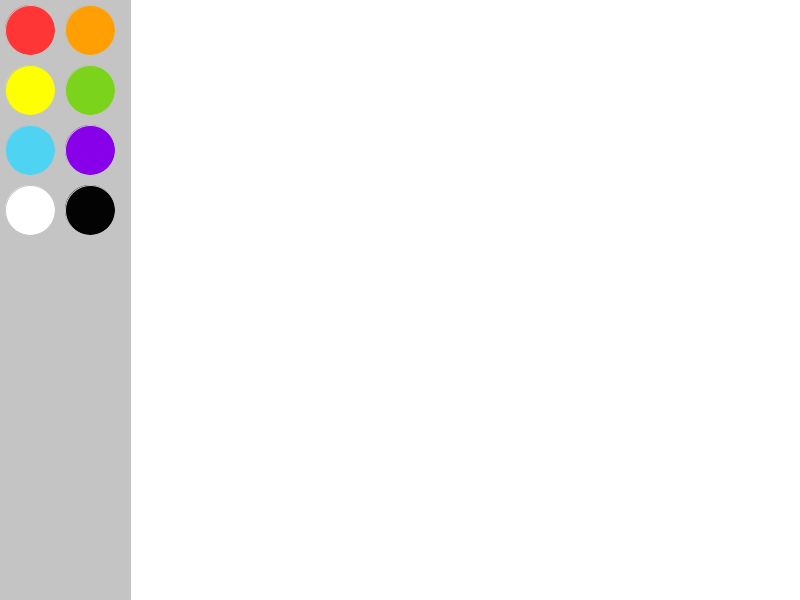
Frame 1 (no input)
Frame 60 (the mouse pressed at the canvas centre just before this capture): identical to frame 1, image omitted
Frame 120 (the mouse held since frame 60 and released just before this capture): identical to frame 1, image omitted

The Processing sketch that drew this single still picture (run headless with seeded random() and noise(); from frame 60 on, the mouse is pressed at the canvas centre):

// Processing sketch: PAINT_APP_ANI
// ── PAINT_APP_ANI.pde
//Emma Lee
//March 7
//Paint App

//pallette of colors

color red   = color (259, 53, 54);
color orange = color (255, 159, 3);
color yellow = color (254, 255, 3);
color green = color (123, 211, 27);
color blue = color (78, 211, 242);
color purple = color (136, 0, 234);
color white = color (255, 255, 255);
color black = color (3, 3, 3);

//variables for color selection
color selectedColor;

void setup() {
  size(800, 600);
  background(white); 
  strokeWeight(1);
  stroke(selectedColor);
  selectedColor =  white;
} //setup end ==========================================

void draw() {

  fill(196, 196, 196);
  stroke(196, 196, 196);
  rect(0, 0, 130, 600);

  //buttons
  fill(red);
  circle(30, 30, 50);

  fill(orange);
  circle(90, 30, 50);

  fill(yellow);
  circle(30, 90, 50);

  fill(green);
  circle(90, 90, 50);

  fill(blue);
  circle(30, 150, 50);

  fill(purple);
  circle(90, 150, 50);

  fill(white);
  circle(30, 210, 50);

  fill(black);
  circle(90, 210, 50);
} // end of draw =============================================


void mouseReleased() {

  //red button
  if (dist(30, 30, mouseX, mouseY) < 25) {
    selectedColor = red;
  }  
  if (dist(90, 30, mouseX, mouseY) < 25) {
    selectedColor = orange;
  }
  if (dist(30, 90, mouseX, mouseY) < 25) {
    selectedColor = yellow;
  }
  if (dist(90, 90, mouseX, mouseY) < 25) {
    selectedColor = green;
  }
  if (dist(30, 150, mouseX, mouseY) < 25) {
    selectedColor = blue;
  }
  if (dist(90, 150, mouseX, mouseY) < 25) {
    selectedColor = purple;
  }
  if (dist(30, 210, mouseX, mouseY) < 25) {
    selectedColor = white;
  }
  if (dist(90, 210, mouseX, mouseY) < 25) {
    selectedColor = black;
  }
} // end mouseReleased ======================================

void mouseDragged() {
  stroke(selectedColor);
  line(pmouseX, pmouseY, mouseX, mouseY);
}
